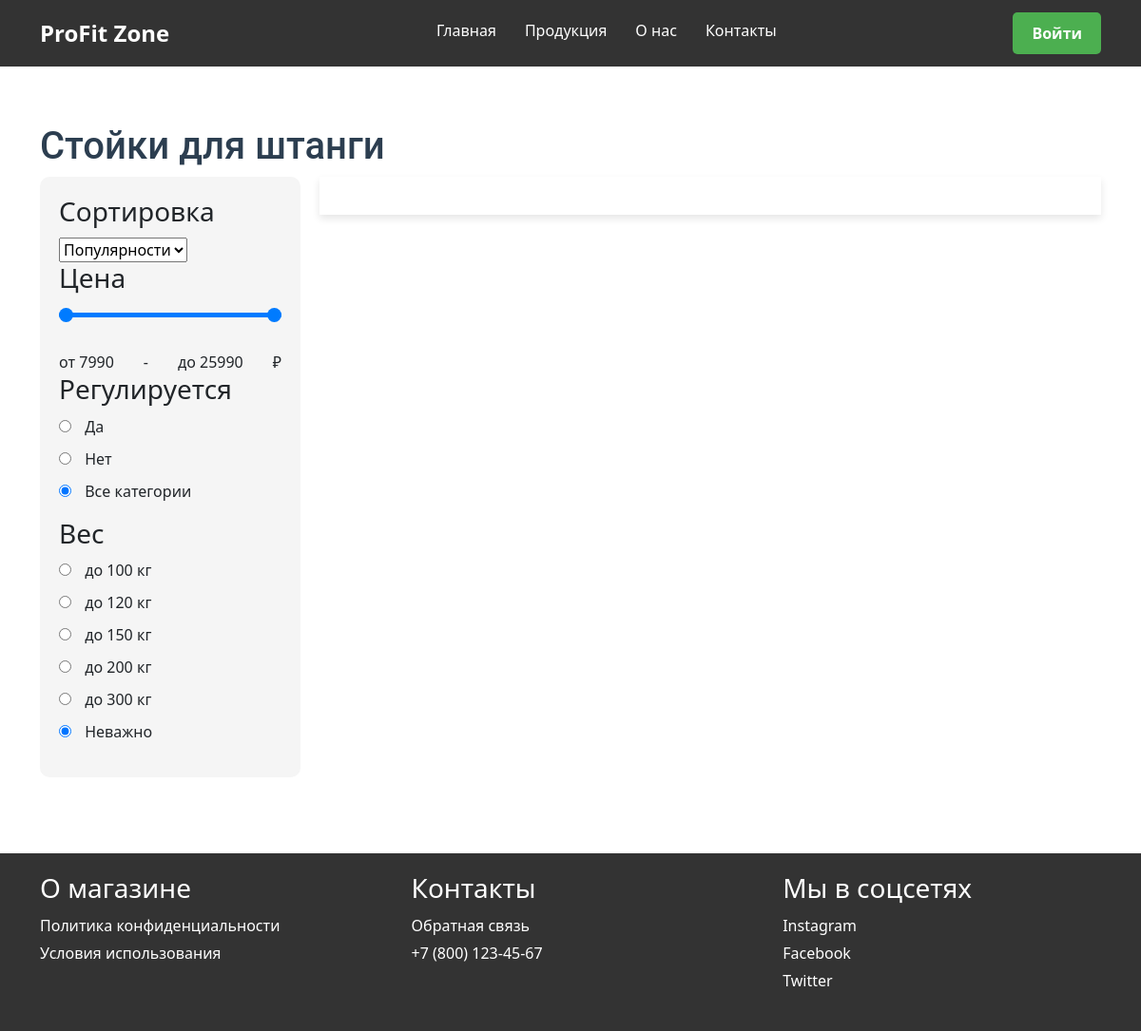
The app's page /racks/, older data.
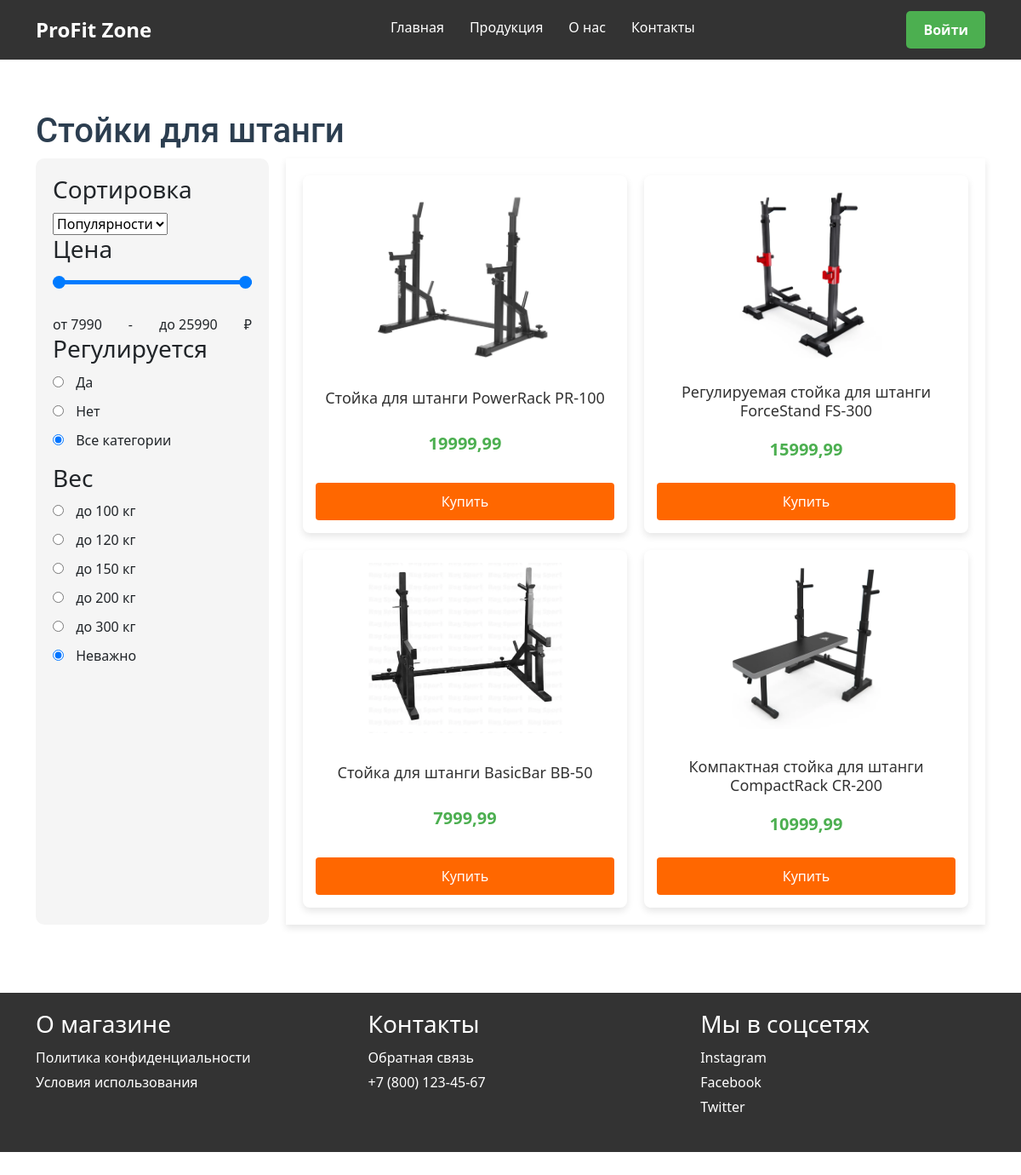
The same page, newer data.
### main/models.py (models this page shows, shortened)
class Product(PolymorphicModel):
    id = models.AutoField(primary_key=True)
    name = models.CharField(max_length=255)
    description = models.TextField()
    price = models.DecimalField(max_digits=10, decimal_places=2)
    popularity = models.IntegerField(default=0)
    img = models.ImageField(upload_to='images/', blank=True, null=True)

class BarbellRack(Product):
    max_load = models.IntegerField(help_text="Максимальная нагрузка в кг")
    height = models.DecimalField(max_digits=5, decimal_places=2, help_text="Высота стойки в метрах")
    adjustable = models.BooleanField(default=False, help_text="Регулируемая высота")

class Product(PolymorphicModel):
    id = models.AutoField(primary_key=True)
    name = models.CharField(max_length=255)
    description = models.TextField()
    price = models.DecimalField(max_digits=10, decimal_places=2)
    popularity = models.IntegerField(default=0)
    img = models.ImageField(upload_to='images/', blank=True, null=True)

### main/views.py (the view)
# urls.py: path('racks/', views.racks, name='racks'),
def racks(request):
    login_form = LoginForm()
    register_form = RegisterForm()
    ADJUSTABLE_MAP = {
        'Да': True,
        'Нет': False,
    }
    sort_by = request.GET.get('sort_by', 'popularity')
    min_price = request.GET.get('min_price', 7990)
    max_price = request.GET.get('max_price', 25990)
    weight = request.GET.get('weight')
    adjustable = request.GET.get('adjustable')
    selected_adjustability = ADJUSTABLE_MAP.get(adjustable)
    racks = BarbellRack.objects.filter(price__gte=min_price, price__lte=max_price)
    if adjustable == 'Неважно' or adjustable == None:
        pass
    else:
        racks = racks.filter(adjustable=selected_adjustability)
    if weight == 'Любой' or weight == None:
        pass
    else:
        racks = racks.filter(max_load=weight)
    if sort_by == 'price':
        racks = racks.order_by('price')
    else:
        racks = racks.order_by('-popularity')
    context = {
        'racks_sort': racks,
        'sort_by': sort_by,
        'min_price': min_price,
        'max_price': max_price,
        'adjustable': adjustable,
        'weight': weight,
        'login_form': login_form,
        'register_form': register_form,
    }
    if request.headers.get('x-requested-with') == 'XMLHttpRequest':
        return render(request, 'main/includes/racks_list.html', context)
    return render(request, 'main/racks.html', context)

### main/forms.py
class LoginForm(AuthenticationForm):
    username = forms.CharField(label='Имя пользователя', max_length=100)
    password = forms.CharField(label='Пароль', widget=forms.PasswordInput)

class RegisterForm(UserCreationForm):
    email = forms.EmailField(label='Email', required=True)
    username = forms.CharField(label='Имя пользователя')
    password1 = forms.CharField(label='Пароль', widget=forms.PasswordInput)
    password2 = forms.CharField(label='Подтвердите пароль', widget=forms.PasswordInput)
    class Meta:
        model = User
        fields = ['username', 'email', 'password1', 'password2']

### main/templates/main/racks.html (shortened to what this page needs)
{% extends 'main/layout.html' %}
{% load static %}
{% block content %}
<section class="product-section">
    <div class="container">
        <h1>Стойки для штанги</h1>
        <div class="product-layout">
            <aside class="filters">
                <h3>Сортировка</h3>
                <select name="sort_by" id="sortSelect">
                    <option value="popularity" {% if sort_by == 'popularity' %}selected{% endif %}>Популярности</option>
                </select>
                <h3>Цена</h3>
                <div class="price-slider-container">
                    <input type="range" id="minPriceRange" min="7990" max="25990" value="{{ request.GET.min_price|default:7990 }}" class="price-range" name="min_price">
                    <input type="range" id="maxPriceRange" min="7990" max="25990" value="{{ request.GET.max_price|default:25990 }}" class="price-range" name="max_price">
                </div>
                <div class="price-range-display">
                    <span id="priceMinDisplay">от {{ request.GET.min_price|default:7990 }}</span> - <span id="priceMaxDisplay">до {{ request.GET.max_price|default:25990 }}</span> ₽
                </div>
                <h3>Регулируется</h3>
                <ul>
                    <li><input type="radio" id="adjustable" name="adjustable" value="True" {% if 'Да' in adjustable %}checked{% endif %}> <label for="adjustable">Да</label></li>
                    <li><input type="radio" id="nonadjustable" name="adjustable" value="False" {% if 'Нет' in adjustable %}checked{% endif %}> <label for="nonadjustable">Нет</label></li>
                    <li><input type="radio" id="all" name="adjustable" value="Неважно" {% if adjustable %}{% else %}checked{% endif %}{% if 'Неважно' in adjustable %}checked{% endif %}> <label for="all">Все категории</label></li>
                </ul>
                <h3>Вес</h3>
                <ul>
                    <li><input type="radio" id="100kg" name="weight" value="100" {% if '100' in weight %}checked{% endif %}> <label for="100kg">до 100 кг</label></li>
                    <li><input type="radio" id="120kg" name="weight" value="120" {% if '120' in weight %}checked{% endif %}> <label for="120kg">до 120 кг</label></li>
                    <li><input type="radio" id="150kg" name="weight" value="150" {% if '150' in weight %}checked{% endif %}> <label for="150kg">до 150 кг</label></li>
                    <li><input type="radio" id="200kg" name="weight" value="200" {% if '200' in weight %}checked{% endif %}> <label for="200kg">до 200 кг</label></li>
                    <li><input type="radio" id="300kg" name="weight" value="300" {% if '300' in weight %}checked{% endif %}> <label for="300kg">до 300 кг</label></li>
                    <li><input type="radio" id="all" name="weight" value="Любой" {% if weight %}{% else %}checked{% endif %}{% if 'Любой' in weight %}checked{% endif %}> <label for="all">Неважно</label></li>
                </ul>
            </aside>
            <div class="products">
                <div class="product-grid">
                    {% for rack in racks_sort %}
                    <a style="text-decoration: none;" href="{% url 'product_card' rack.id %}">
                    <div class="product-card">
                        <img src="{{ rack.img.url }}" alt="{{ rack.name }}">
                        <h4>{{ rack.name }}</h4>
                        <p class="price">{{ rack.price }}</p>
                        <button class="add-to-cart-btn">Купить</button>
                    </div>
                    </a>
                    {% endfor %}
                </div>
            </div>
        </div>
    </div>
</section>
{% endblock %}

### main/templates/main/layout.html (shortened to what this page needs)
<!DOCTYPE html>
<html lang="ru">
<head>
    {% load static %}
    <link rel="stylesheet" href="{% static 'main/css/main.css' %}">
    <link href="https://cdn.jsdelivr.net/npm/bootstrap@5.0.2/dist/css/bootstrap.min.css" rel="stylesheet">
</head>
<body>
    <header>
        <div class="container header-container">
            <div class="logo">
                <a href="/">ProFit Zone</a>
            </div>
            <nav>
                <ul>
                    <li><a id='homepage_link' href="/">Главная</a></li>
                    <li><a href="{% url 'catalogue' %}">Продукция</a></li>
                    <li><a href="{% url 'about' %}">О нас</a></li>
                    <li><a href="{% url 'contacts' %}">Контакты</a></li>
                </ul>
            </nav>
            {% if user.is_authenticated %}
            <div class="cart">
                <a href="{% url 'cart' %}" id="cart-btn">Корзина</a>
            </div>
                <form action="{% url 'logout' %}" method="post">
                    {% csrf_token %}
                <button style="background-color:#333; border: none; cursor: pointer;" type="submit">
                    <svg xmlns="http://www.w3.org/2000/svg" width="24px" height="24px" fill="white" viewBox="0 0 256 256">
                      <path
                        d="M112,216a8,8,0,0,1-8,8H48a16,16,0,0,1-16-16V48A16,16,0,0,1,48,32h56a8,8,0,0,1,0,16H48V208h56A8,8,0,0,1,112,216Zm109.66-93.66-40-40a8,8,0,0,0-11.32,11.32L196.69,120H104a8,8,0,0,0,0,16h92.69l-26.35,26.34a8,8,0,0,0,11.32,11.32l40-40A8,8,0,0,0,221.66,122.34Z"
                      ></path>
                    </svg>
                </button>
                </form>
            {% else %}
            <button id="login-btn">Войти</button>
            {% endif %}
        </div>
    </header>
    <main>
        {% block content %}
        {% endblock %}
    </main>
    <footer>
        <div class="container">
            <div class="footer-columns">
                <div class="footer-column">
                    <h3>О магазине</h3>
                    <ul>
                        <li><a href="#" id="privacy-link">Политика конфиденциальности</a></li>
                        <li><a href="#" id="terms-link">Условия использования</a></li>
                    </ul>
                </div>
                <div class="footer-column">
                    <h3>Контакты</h3>
                    <ul>
                        <li><a href="{% url 'contacts' %}">Обратная связь</a></li>
                        <li>+7 (800) 123-45-67</li>
                    </ul>
                </div>
                <div class="footer-column">
                    <h3>Мы в соцсетях</h3>
                    <ul>
                        <li><a href="#" class="social-link">Instagram</a></li>
                        <li><a href="#" class="social-link">Facebook</a></li>
                        <li><a href="#" class="social-link">Twitter</a></li>
                    </ul>
                </div>
            </div>
        </div>
    </footer>
</body>
</html>

### main/static/main/css/main.css (style rules this page uses)
* { margin: 0; padding: 0; box-sizing: border-box; }
body { font-family: Arial, sans-serif; line-height: 1.6; background-color: #f4f4f4; }
.container { width: 90%; margin: 0 auto; max-width: 1200px; }
header { background-color: #333; color: #fff; padding: 10px 0; }
.header-container { display: flex; justify-content: space-between; align-items: center; }
header .logo a { font-size: 24px; color: #fff; text-decoration: none; font-weight: bold; }
header nav ul { list-style: none; display: flex; }
header nav ul li { margin: 0 15px; margin-top: 10px; }
header nav ul li a { color: #fff; text-decoration: none; }
main { padding: 20px 0; }
footer { background-color: #333; color: #fff; padding: 20px 0; margin-top: 20px; }
footer h3 { margin-bottom: 10px; }
footer ul { list-style: none; }
footer ul li { margin-bottom: 5px; }
footer ul li a { color: #fff; text-decoration: none; }
.footer-columns { display: flex; justify-content: space-between; }
.footer-column { display: flex; flex-direction: column; justify-content: start; width: 30%; }
.footer-column ul { padding: 0; }
.product-section { padding: 40px 0; }
.product-layout { display: grid; grid-template-columns: 1fr 3fr; gap: 20px; }
.filters { background-color: #f5f5f5; padding: 20px; border-radius: 10px; }
.filters h3 { margin-bottom: 10px; }
.filters ul { list-style: none; padding: 0; }
.filters li { margin-bottom: 10px; }
.filters input[type="checkbox"], .filters input[type="radio"] { margin-right: 10px; }
.price-range { width: 100%; margin: 10px 0; }
.price-range-display { display: flex; justify-content: space-between; }
.product-grid { display: grid; overflow: auto; max-height: 70vh; box-shadow: 0px 4px 8px rgba(0, 0, 0, 0.1); grid-template-columns: repeat(auto-fill, minmax(250px, 1fr)); z-index: 10; gap: 20px; padding: 20px; }
.product-card { min-height: 420px; background-color: #fff; border-radius: 8px; box-shadow: 0 4px 8px rgba(0, 0, 0, 0.1); overflow: hidden; text-align: center; padding: 15px; transition: transform 0.3s ease, box-shadow 0.3s ease; display: flex; flex-direction: column; justify-content: space-between; }
.product-card img { width: 100%; height: 200px; object-fit: contain; margin-bottom: 10px; }
.product-card h4 { font-size: 18px; margin: 10px 0; color: #333; }
.product-card .price { font-size: 20px; font-weight: bold; color: #4CAF50; margin-bottom: 15px; }
.add-to-cart-btn { padding: 10px 15px; background-color: #ff6700; color: white; border: none; border-radius: 4px; cursor: pointer; font-size: 16px; transition: background-color 0.3s ease; }
.container { max-width: 900px; }
h1 { font-family: 'Roboto', sans-serif; font-weight: 700; color: #2c3e50; }

### main/templates/main/layout.html (style rules this page uses)
#login-btn { display: inline-block; padding: 10px 20px; font-size: 16px; font-weight: bold; color: #fff; background-color: #4CAF50; border: none; border-radius: 5px; cursor: pointer; text-align: center; text-decoration: none; transition: background-color 0.3s ease, transform 0.2s ease; }

### main/templates/main/racks.html (style rules this page uses)
.price-slider-container { position: relative; width: 100%; height: 40px; margin: 10px 0; }
.price-range { -webkit-appearance: none; appearance: none; width: 100%; height: 5px; background: #007bff; position: absolute; pointer-events: none; outline: none; border-radius: 5px; }
#minPriceRange { z-index: 3; }
#maxPriceRange { z-index: 2; }
.price-range-display { font-size: 16px; margin-top: 10px; }

Row changes from the older to the newer data that the page shows:
added BarbellRack: img (picture), name "Стойка для штанги PowerRack PR-100", price "19999,99"
added BarbellRack: img (picture), name "Регулируемая стойка для штанги ForceStand FS-300", price "15999,99"
added BarbellRack: img (picture), name "Стойка для штанги BasicBar BB-50", price "7999,99"
added BarbellRack: img (picture), name "Компактная стойка для штанги CompactRack CR-200", price "10999,99"
